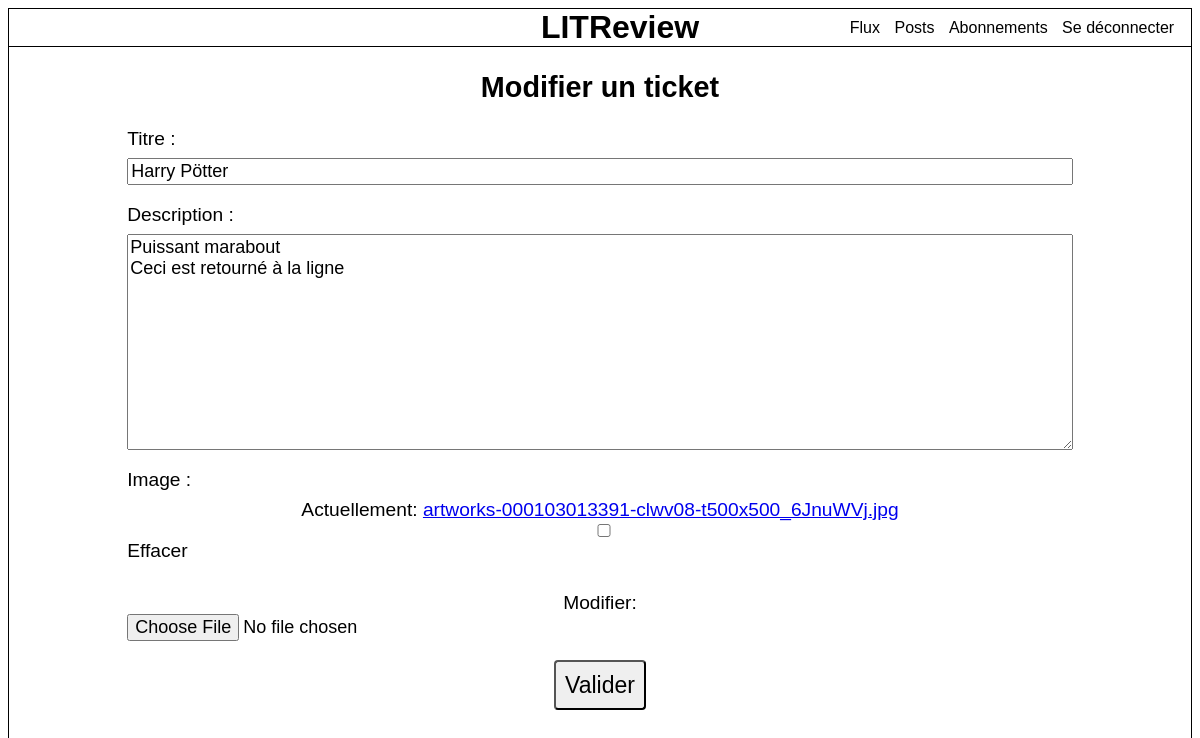
Before: /ticket-update/36/ (signed in) with the older database file.
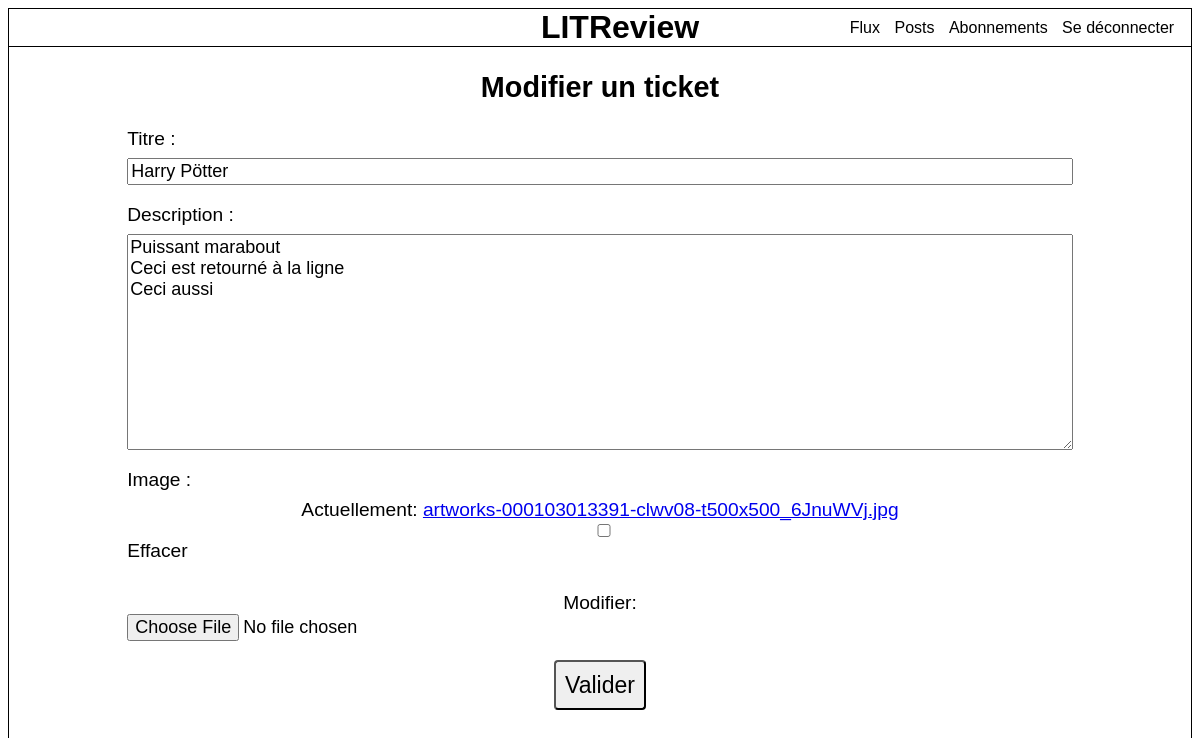
After: the same page with the newer database file.
### reviews/models.py (models this page shows)
class Ticket(models.Model):
    title = models.CharField(max_length=128)
    description = models.TextField(max_length=2048, blank=True)
    user = models.ForeignKey(to=settings.AUTH_USER_MODEL, on_delete=models.CASCADE)
    image = models.ImageField(null=True, blank=True)
    time_created = models.DateTimeField(auto_now_add=True)

### reviews/views.py (the view)
# urls.py: path('ticket-update/<int:ticket_id>/', reviews.views.ticket_update, name='ticket_update'),
@login_required
def ticket_update(request, ticket_id):
    ticket = Ticket.objects.get(id=ticket_id)
    if request.method == 'POST':
        form = TicketCreateForm(request.POST, instance=ticket)
        if form.is_valid():
            form.save()
            return redirect('user_posts')
    else:
        form = TicketCreateForm(instance=ticket)
    return render(request, 'reviews/ticket_update.html', {'form': form, 'ticket': ticket})

### reviews/forms.py
class TicketCreateForm(forms.ModelForm):
    class Meta:
        model = Ticket
        fields = ['title', 'description', 'image']
        labels = {'title': 'Titre', }

### reviews/templates/reviews/ticket_update.html (shortened to what this page needs)
{% extends 'base.html' %}
{% block content %}
<div class="ticket-form">
    <h2>Modifier un ticket</h2>
    <form method="post" enctype="multipart/form-data">
        {{ form.as_p }}
        <button type="submit">Valider</button>
    </form>
</div>
{% endblock content %}

Changed rows visible on the page:
changed Ticket "Harry Pötter": description "Puissant marabout Ceci est retourné à la ligne" → "Puissant marabout Ceci est retourné à la ligne Ceci aussi"
